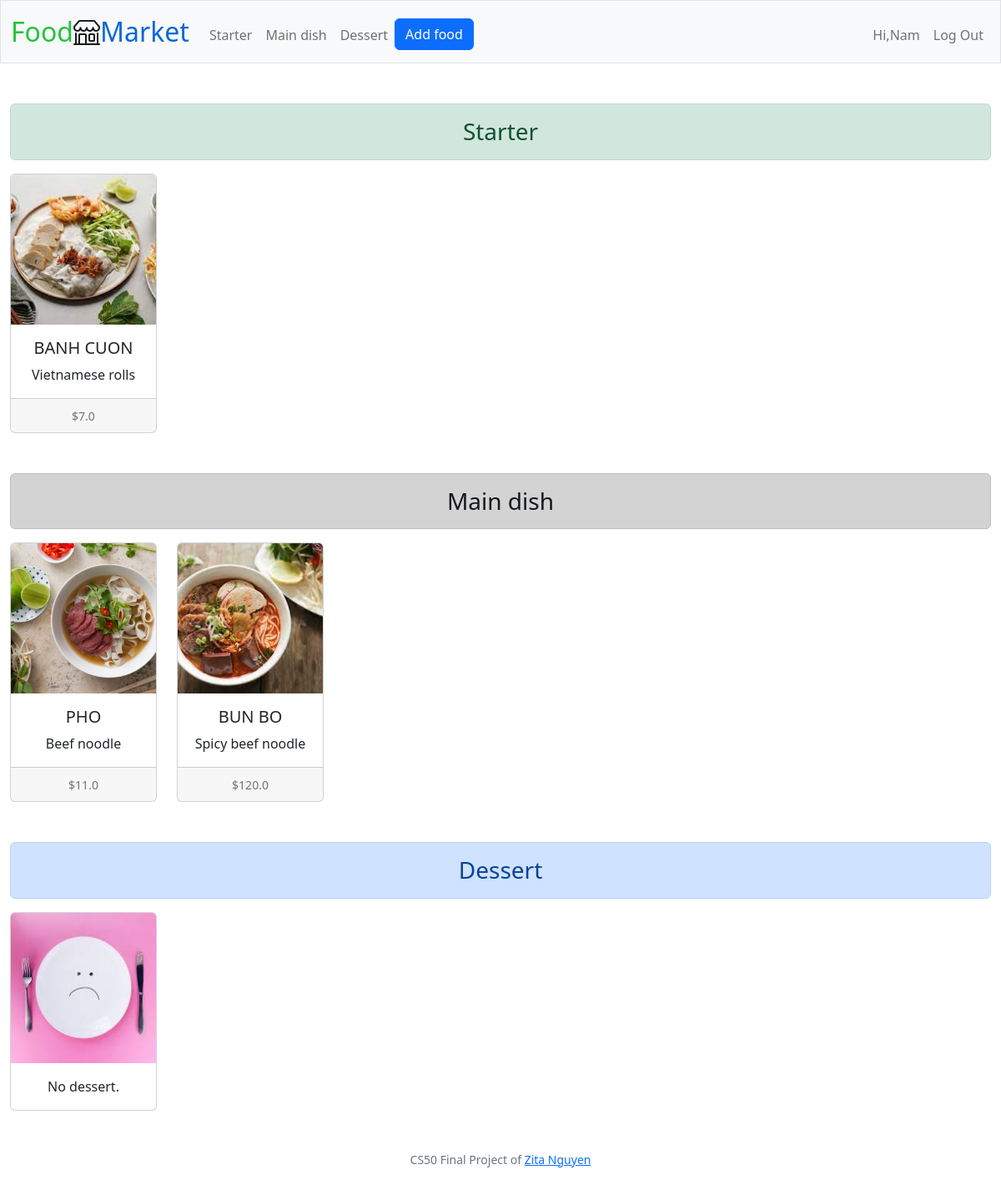
Page / (signed in) on the earlier database version.
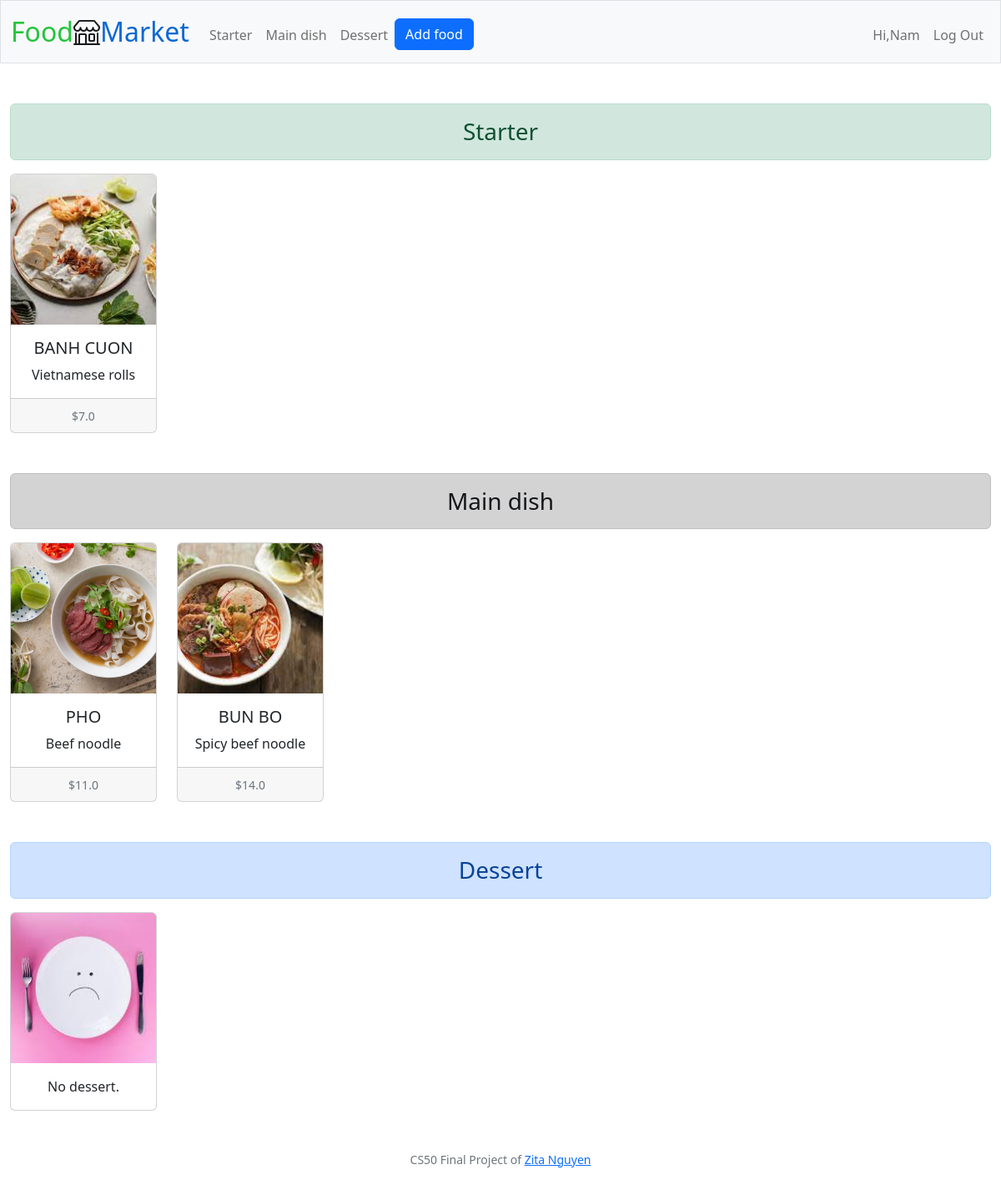
Same page on the later database version.
### tables this page shows
CREATE TABLE food (
id INTEGER PRIMARY KEY AUTOINCREMENT, 
category TEXT NOT NULL,
name TEXT NOT NULL,
photo BLOB NOT NULL,
description TEXT NOT NULL,
price REAL NOT NULL,
date DATETIME NOT NULL,
user_id INTEGER NOT NULL,
FOREIGN KEY (user_id) REFERENCES users (id)
);

### app.py (the view)
@app.route("/")
@login_required
def index():
    all_products = query_get_all_products()
    starters = list(filter(lambda product: product[1] == "Starter", all_products))
    main_dishes = list(filter(lambda product: product[1] == "Main dish", all_products))
    desserts = list(filter(lambda product: product[1] == "Dessert", all_products))
    return render_template("index.html", starters=starters, main_dishes=main_dishes, desserts=desserts)

### app.py (called while the page is built)
@app.after_request
def after_request(response):
    response.headers["Cache-Control"] = "no-cache, no-store, must-revalidate"
    response.headers["Expires"] = 0
    response.headers["Pragma"] = "no-cache"
    return response

### helpers.py (called while the page is built)
def login_required(f):
    @wraps(f)
    def decorated_function(*args, **kwargs):
        if session.get("user_id") is None:
            return redirect("/login")
        return f(*args, **kwargs)
    return decorated_function

### queries.py (called while the page is built)
def query_get_all_products():
    conn = sqlite3.connect("market.db")
    c = conn.cursor()
    c.execute ("SELECT * FROM food")
    all_products = c.fetchall()
    return all_products

### templates/index.html (shortened to what this page needs)
{% extends "layout.html" %}
{% block main %}
<div class="alert alert-success text-center h3" role="alert">
    Starter
</div>
<div class="row row-cols-1 row-cols-lg-6 row-cols-md-3 g-4">
  {% if not starters %}
    <div class="col">
      <div class="card h-100">
        <img class="card-img-top" src="{{url_for('static', filename='photos/no_food.jpeg')}}" alt="No product">
        <div class="card-body">
          <p class="card-text">No starter.</p>
        </div>
      </div>
    </div>
  {% else %}
    {% for starter in starters %}
      <div class="col">
        <div class="card h-100">
          <img src="{{url_for('static', filename='photos/' + starter[3])}}" class="card-img-top" alt="{{ starter[2] }}">
          <div class="card-body">
            <h5 class="card-title">{{ starter[2] }}</h5>
            <p class="card-text">{{ starter[4] }}</p>
          </div>
          <div class="card-footer">
            <small class="text-muted">${{ starter[5] }}</small>
          </div>
        </div>
      </div>
    {% endfor %}
  {% endif %}
</div>
<div class="alert alert-dark text-center h3 mt-5" role="alert">
    Main dish
</div>
<div class="row row-cols-1 row-cols-lg-6 row-cols-md-3 g-4">
  {% if not main_dishes %}
    <div class="col">
      <div class="card h-100">
        <img class="card-img-top" src="{{url_for('static', filename='photos/no_food.jpeg')}}" alt="No product">
        <div class="card-body">
          <p class="card-text">No main dish.</p>
        </div>
      </div>
    </div>
  {% else %}
    {% for main_dish in main_dishes %}
      <div class="col">
        <div class="card h-100">
          <img src="{{url_for('static', filename='photos/' + main_dish[3])}}" class="card-img-top" alt="{{ main_dish[2] }}">
          <div class="card-body">
            <h5 class="card-title">{{ main_dish[2] }}</h5>
            <p class="card-text">{{ main_dish[4] }}</p>
          </div>
          <div class="card-footer">
            <small class="text-muted">${{ main_dish[5] }}</small>
          </div>
        </div>
      </div>
    {% endfor %}
  {% endif %}
</div>
<div class="alert alert-primary text-center h3 mt-5" role="alert">
    Dessert
</div>
<div class="row row-cols-1 row-cols-lg-6 row-cols-md-3 g-4">
  {% if not desserts %}
    <div class="col">
      <div class="card h-100">
        <img class="card-img-top" src="{{url_for('static', filename='photos/no_food.jpeg')}}" alt="No product">
        <div class="card-body">
          <p class="card-text">No dessert.</p>
        </div>
      </div>
    </div>
  {% endif %}
</div>
{% endblock %}

### templates/layout.html (shortened to what this page needs)
<!DOCTYPE html>
<html lang="en">
    <head>
        <link href="https://cdn.jsdelivr.net/npm/bootstrap@5.2.0-beta1/dist/css/bootstrap.min.css" rel="stylesheet">
        <link rel="stylesheet" href="https://cdn.jsdelivr.net/npm/bootstrap-icons@1.8.3/font/bootstrap-icons.css">
        <link href="/static/styles.css" rel="stylesheet">
    </head>
    <body>
        <nav class="bg-light border navbar navbar-expand-md navbar-light">
            <div class="container-fluid">
                <a class="navbar-brand" href="/"><span class="green">Food</span><i class="bi bi-shop"></i><span class="blue">Market</span></a>
                <div class="collapse navbar-collapse" id="navbar">
                    {% if session["user_id"] %}
                        <ul class="navbar-nav me-auto mt-2">
                            <li class="nav-item"><a class="nav-link" href="">Starter</a></li>
                            <li class="nav-item"><a class="nav-link" href="">Main dish</a></li>
                            <li class="nav-item"><a class="nav-link" href="">Dessert</a></li>
                            {% if session["user_role"] == "seller" %}
                            <li class="nav-item"><a class="btn btn-primary" role="button" href="/add">Add food</a></li>
                            {% endif %}
                        </ul>
                        <ul class="navbar-nav ms-auto mt-2">
                            <li class="nav-item"><a class="nav-link" href="/display">Hi,{{ session["user_name"].capitalize() }}</a></li>
                            <li class="nav-item"><a class="nav-link" href="/logout">Log Out</a></li>
                        </ul>
                    {% else %}
                        <ul class="navbar-nav ms-auto mt-2">
                            <li class="nav-item"><a class="nav-link" href="/register">Register</a></li>
                            <li class="nav-item"><a class="nav-link" href="/login">Log In</a></li>
                        </ul>
                    {% endif %}
                </div>
            </div>
        </nav>
        <main class="container-fluid py-5 text-center">
            {% block main %}{% endblock %}
        </main>
        <footer class="mb-5 small text-center text-muted">
            CS50 Final Project of <a href="https://github.com/ZitaNguyen">Zita Nguyen</a>
        </footer>
    </body>
</html>

### static/styles.css (style rules this page uses)
nav .navbar-brand { font-size: xx-large; }
nav .navbar-brand .green { color: #23c33b; }
nav .navbar-brand .blue { color: #0a68d4; }
.card-img-top { width: 100%; height: 15vw; object-fit: cover; }
.card-title { text-transform: uppercase; }

Differences in the rows shown:
changed food "BUN BO": price "120.0" → "14.0"
